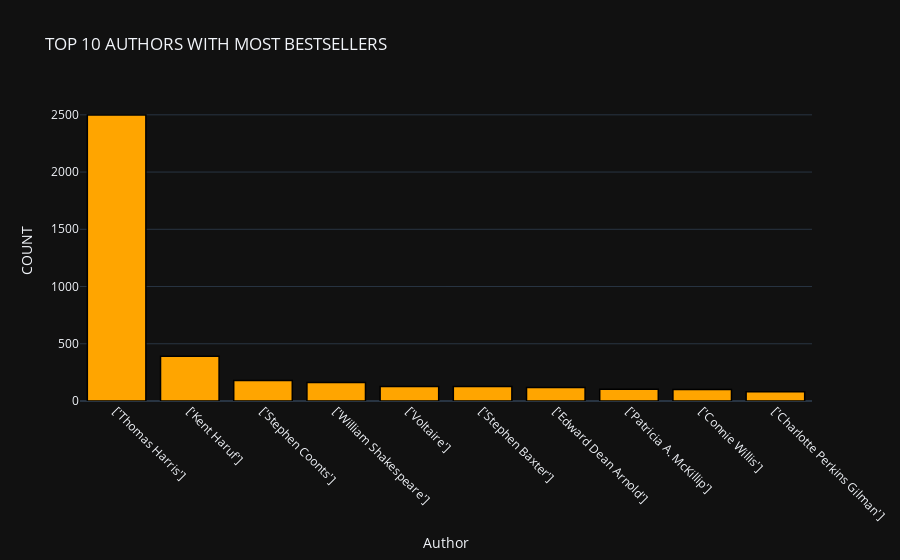

The notebook cell this image was saved under:
### Code cell
# Group by Author and count occurrences
top_authors = books_final.groupBy('authors').count() \
    .orderBy('count', ascending=False).limit(10)

# Convert the result to Pandas DataFrame for visualization
top_authors_pd = top_authors.toPandas()

# Create trace1
trace1 = go.Bar(
    x=top_authors_pd['authors'],
    y=top_authors_pd['count'],
    marker=dict(color='rgb(255,165,0)',
                line=dict(color='rgb(0,0,0)', width=1.5))
)

# Define layout
layout = go.Layout(
    template="plotly_dark",
    title='TOP 10 AUTHORS WITH MOST BESTSELLERS',
    xaxis=dict(title='Author', tickangle=45),
    yaxis=dict(title='COUNT')
)

# Create figure and plot
fig = go.Figure(data=[trace1], layout=layout)
fig.show()

### Figure 1 — Plotly figure (JSON) as saved in the notebook; plotly's stock layout.template omitted (floating-point values rounded to 4 significant figures)
{"data": [{"marker": {"color": "rgb(255,165,0)", "line": {"color": "rgb(0,0,0)", "width": 1.5}}, "type": "bar", "x": ["['Thomas Harris']", "['Kent Haruf']", "['Stephen Coonts']", "['William Shakespeare']", "['Voltaire']", "['Stephen Baxter']", "['Edward Dean Arnold']", "['Patricia A. McKillip']", "['Connie Willis']", "['Charlotte Perkins Gilman']"], "y": [2498, 392, 178, 161, 127, 126, 117, 102, 101, 80]}], "layout": {"title": {"text": "TOP 10 AUTHORS WITH MOST BESTSELLERS"}, "xaxis": {"tickangle": 45, "title": {"text": "Author"}}, "yaxis": {"title": {"text": "COUNT"}}}}
